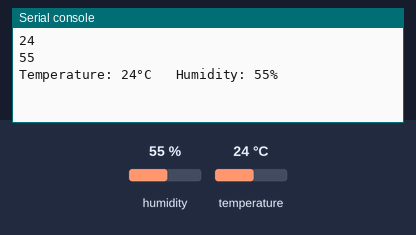
A program run on a simulated Raspberry Pi Pico running MicroPython. On the bench: the last lines printed to the serial console. Inputs (shaded band) come from the test bench; at power-on: humidity 55 %, temperature 24 °C.

Above: at 6.2 s.
6.3 s: humidity set to 22 %
At 8.5 s:
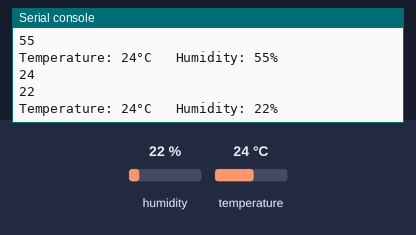
8.9 s: temperature set to 12 °C
At 9.6 s:
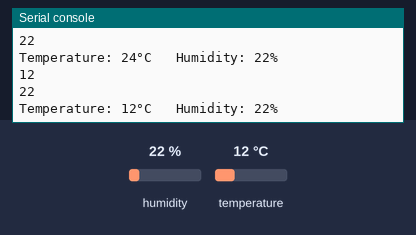
11.5 s: humidity set to 40 %
At 14.4 s:
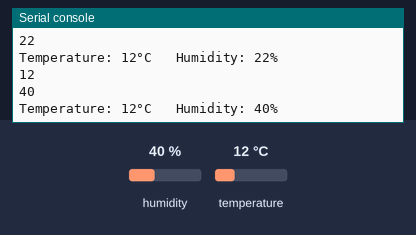
Timing chart, 0 to 15.9 s (numbered marks = the images above; inputs shaded):
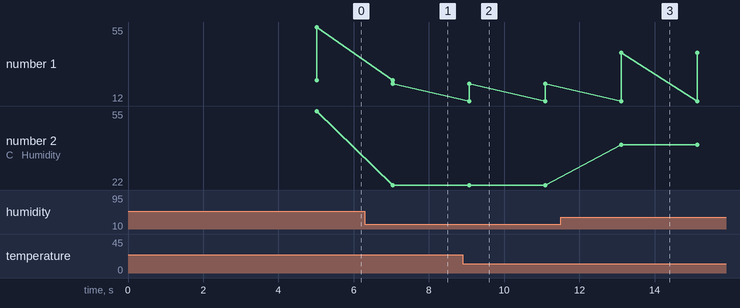

Measured:
- after the input at 6.3 s, the serial console: prints a new line after 0.75 s (image 1)
- after the input at 8.9 s, the serial console: prints a new line after 0.17 s (image 2)
- after the input at 11.5 s, the serial console: prints a new line after 1.6 s (image 3)
- plotted number 1: 55 → 22 after the input at 6.3 s, 22 → 40 after the input at 11.5 s
- plotted number 2: 55 → 22 after the input at 6.3 s, 22 → 40 after the input at 11.5 s

The program:

DHT11.py
```python
from machine import Pin
from time import sleep
import dht

sensor = dht.DHT11(Pin(16))
 # https://microcontrollerslab.com/dht11-dht22-raspberry-pi-pico-micropython-tutorial/

sleep(5)

while True:
    sensor.measure()
    temp = sensor.temperature()
    hum = sensor.humidity()
    print(temp)
    print(hum)
    print("Temperature: {}°C   Humidity: {:.0f}% ".format(temp, hum))
    sleep(2)
```
